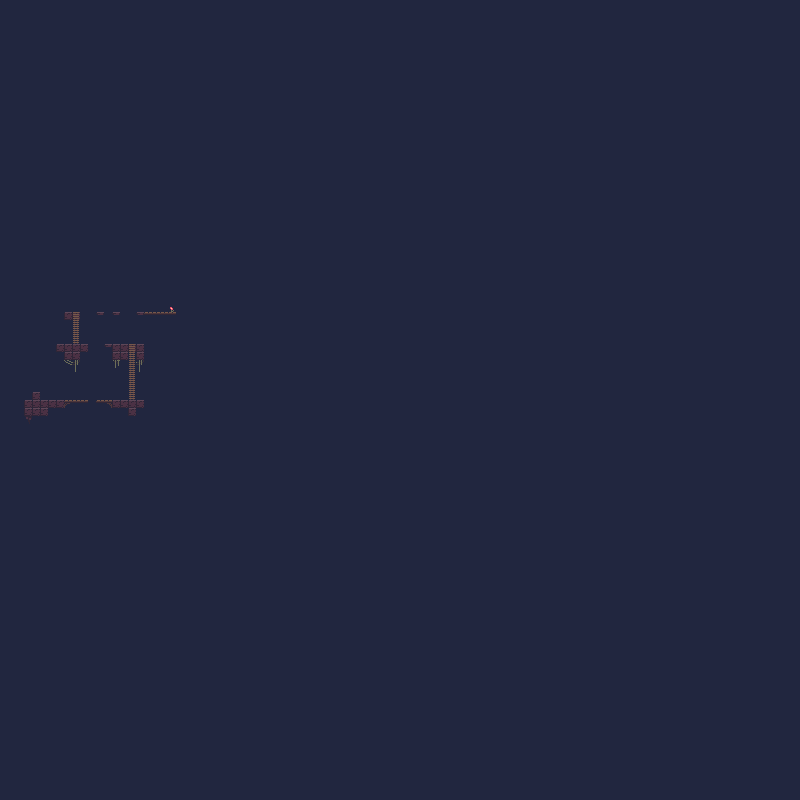

This game map was drawn from its Tiled (.tmx) file and the tilesets committed beside it. A one-line description and the trimmed map source follow:
An orthogonal 100x100 tile map with 8x8 px tiles, 3 tile layers (Background, Platform, Ladder), 2 tilesets.

<map version="1.10" tiledversion="1.11.2" orientation="orthogonal" renderorder="right-down" width="100" height="100" tilewidth="8" tileheight="8" infinite="0" nextlayerid="4" nextobjectid="1">
 <tileset firstgid="1" source="cavesofgallet_tiles.tsx" />
 <tileset firstgid="97" source="platformer.tsx" />
 <layer id="1" name="Background" width="100" height="100">
  <data>[10000 cells, 10000 non-empty, 1 distinct tile ids]</data>
 </layer>
 <layer id="2" name="Platform" width="100" height="100">
  <data>[10000 cells, 46 non-empty, 10 distinct tile ids]</data>
 </layer>
 <layer id="3" name="Ladder" width="100" height="100">
  <data>[10000 cells, 15 non-empty, 5 distinct tile ids]</data>
 </layer>
</map>
